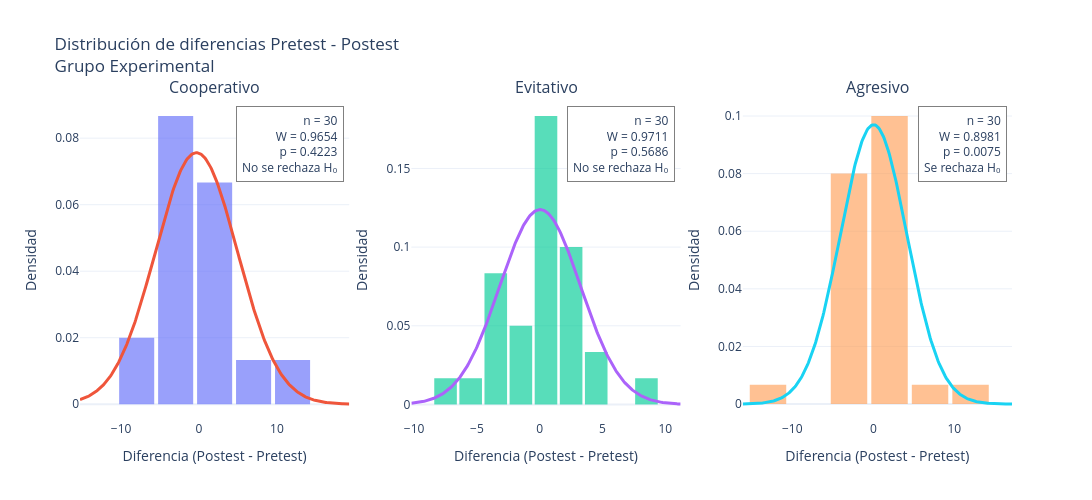

Here is the notebook cell this chart was saved with:
### Code cell
# Filtrar grupo Experimental
experimental = tabla_datos[
    tabla_datos['Grupo'] == 'experimental'
].copy()

# Crear subgráficos
fig = make_subplots(
    rows=1,
    cols=3,
    subplot_titles=[
        estilo.capitalize() for estilo in estilos
    ]
)

# Recorrer estilos
for i, estilo in enumerate(estilos):

    columna = i + 1

    # Filtrar estilo
    datos_estilo = experimental[
        experimental['Estilo'] == estilo
    ]

    # Emparejar participantes
    datos_pareados = datos_estilo.pivot(
        index='ID',
        columns='Test',
        values='Puntaje'
    )

    datos_pareados = datos_pareados.reindex(
        columns=['pretest', 'postest']
    ).dropna()

    # Calcular diferencias
    diferencias = (
        datos_pareados['postest'] -
        datos_pareados['pretest']
    ).to_numpy()

    n = len(diferencias)

    # Verificar datos suficientes
    if n < 3:
        continue

    # Estadísticos
    media = np.mean(diferencias)
    desviacion = np.std(diferencias, ddof=1)

    # Shapiro-Wilk
    resultado = shapiro(diferencias)

    W = resultado.statistic
    pvalue = resultado.pvalue

    # Histograma
    fig.add_trace(
        go.Histogram(
            x=diferencias,
            histnorm='probability density',
            nbinsx=10,
            name='Diferencias',
            showlegend=(i == 0),
            opacity=0.65,
            hovertemplate=(
                'Diferencia: %{x}<br>'
                'Densidad: %{y:.4f}'
                '<extra></extra>'
            )
        ),
        row=1,
        col=columna
    )

    # Curva normal
    if desviacion > 0:

        x_normal = np.linspace(
            diferencias.min() - desviacion,
            diferencias.max() + desviacion,
            300
        )

        y_normal = norm.pdf(
            x_normal,
            loc=media,
            scale=desviacion
        )

        fig.add_trace(
            go.Scatter(
                x=x_normal,
                y=y_normal,
                mode='lines',
                name='Distribución normal',
                showlegend=(i == 0),
                line=dict(width=3),
                hovertemplate=(
                    'Diferencia: %{x:.2f}<br>'
                    'Densidad normal: %{y:.4f}'
                    '<extra></extra>'
                )
            ),
            row=1,
            col=columna
        )

    # Resultado de normalidad
    if pvalue > 0.05:
        decision = 'No se rechaza H₀'
    else:
        decision = 'Se rechaza H₀'

    fig.add_annotation(
        x=0.98,
        y=0.98,
        xref=f'x{"" if i == 0 else i+1} domain',
        yref=f'y{"" if i == 0 else i+1} domain',
        text=(
            f'n = {n}<br>'
            f'W = {W:.4f}<br>'
            f'p = {pvalue:.4f}<br>'
            f'{decision}'
        ),
        showarrow=False,
        align='right',
        bgcolor='white',
        bordercolor='gray',
        borderwidth=1,
        borderpad=5
    )

# Configuración general
fig.update_layout(
    title='Distribución de diferencias Pretest - Postest<br>Grupo Experimental',
    height=500,
    width=1200,
    template='plotly_white',
    barmode='overlay',
    bargap=0.1,
    showlegend=False
)

# Configurar ejes
fig.update_xaxes(
    title_text='Diferencia (Postest - Pretest)'
)

fig.update_yaxes(
    title_text='Densidad'
)

fig.show()

### Figure 1 — Plotly figure (JSON) as saved in the notebook; plotly's stock layout.template omitted (floating-point values rounded to 4 significant figures; data arrays with more than 128 entries replaced by an {"elided": "..."} marker saying what was removed)
{"data": [{"histnorm": "probability density", "hovertemplate": "Diferencia: %{x}<br>Densidad: %{y:.4f}<extra></extra>", "name": "Diferencias", "nbinsx": 10, "opacity": 0.65, "showlegend": true, "type": "histogram", "x": [0, 10, -10, -2, -3, -3, -9, 14, 2, 0, -6, 3, -5, -1, 4, -2, -5, 4, -3, -1, -5, 2, 6, 0, 1, -4, -3, 7, 3, -4], "xaxis": "x", "yaxis": "y"}, {"hovertemplate": "Diferencia: %{x:.2f}<br>Densidad normal: %{y:.4f}<extra></extra>", "line": {"width": 3}, "mode": "lines", "name": "Distribución normal", "showlegend": true, "type": "scatter", "x": {"elided": "300 float values"}, "xaxis": "x", "y": {"elided": "300 float values"}, "yaxis": "y"}, {"histnorm": "probability density", "hovertemplate": "Diferencia: %{x}<br>Densidad: %{y:.4f}<extra></extra>", "name": "Diferencias", "nbinsx": 10, "opacity": 0.65, "showlegend": false, "type": "histogram", "x": [1, 1, -1, 3, -2, 5, 0, 8, -3, -3, -6, 1, 0, 0, 0, 0, -7, -3, 0, 2, 0, -1, 5, 0, 2, -4, 2, 2, 3, -4], "xaxis": "x2", "yaxis": "y2"}, {"hovertemplate": "Diferencia: %{x:.2f}<br>Densidad normal: %{y:.4f}<extra></extra>", "line": {"width": 3}, "mode": "lines", "name": "Distribución normal", "showlegend": false, "type": "scatter", "x": {"elided": "300 float values"}, "xaxis": "x2", "y": {"elided": "300 float values"}, "yaxis": "y2"}, {"histnorm": "probability density", "hovertemplate": "Diferencia: %{x}<br>Densidad: %{y:.4f}<extra></extra>", "name": "Diferencias", "nbinsx": 10, "opacity": 0.65, "showlegend": false, "type": "histogram", "x": [-3, 4, 3, -3, -5, -1, 2, 13, -12, -1, -1, 0, 1, -3, -2, 1, 4, 0, 0, -2, 5, 0, 0, -4, -1, -1, 0, 4, 0, 3], "xaxis": "x3", "yaxis": "y3"}, {"hovertemplate": "Diferencia: %{x:.2f}<br>Densidad normal: %{y:.4f}<extra></extra>", "line": {"width": 3}, "mode": "lines", "name": "Distribución normal", "showlegend": false, "type": "scatter", "x": {"elided": "300 float values"}, "xaxis": "x3", "y": {"elided": "300 float values"}, "yaxis": "y3"}], "layout": {"annotations": [{"font": {"size": 16}, "showarrow": false, "text": "Cooperativo", "x": 0.1444, "xanchor": "center", "xref": "paper", "y": 1, "yanchor": "bottom", "yref": "paper"}, {"font": {"size": 16}, "showarrow": false, "text": "Evitativo", "x": 0.5, "xanchor": "center", "xref": "paper", "y": 1, "yanchor": "bottom", "yref": "paper"}, {"font": {"size": 16}, "showarrow": false, "text": "Agresivo", "x": 0.8556, "xanchor": "center", "xref": "paper", "y": 1, "yanchor": "bottom", "yref": "paper"}, {"align": "right", "bgcolor": "white", "bordercolor": "gray", "borderpad": 5, "borderwidth": 1, "showarrow": false, "text": "n = 30<br>W = 0.9654<br>p = 0.4223<br>No se rechaza H₀", "x": 0.98, "xref": "x domain", "y": 0.98, "yref": "y domain"}, {"align": "right", "bgcolor": "white", "bordercolor": "gray", "borderpad": 5, "borderwidth": 1, "showarrow": false, "text": "n = 30<br>W = 0.9711<br>p = 0.5686<br>No se rechaza H₀", "x": 0.98, "xref": "x2 domain", "y": 0.98, "yref": "y2 domain"}, {"align": "right", "bgcolor": "white", "bordercolor": "gray", "borderpad": 5, "borderwidth": 1, "showarrow": false, "text": "n = 30<br>W = 0.8981<br>p = 0.0075<br>Se rechaza H₀", "x": 0.98, "xref": "x3 domain", "y": 0.98, "yref": "y3 domain"}], "bargap": 0.1, "barmode": "overlay", "height": 500, "showlegend": false, "title": {"text": "Distribución de diferencias Pretest - Postest<br>Grupo Experimental"}, "width": 1200, "xaxis": {"anchor": "y", "domain": [0, 0.2889], "title": {"text": "Diferencia (Postest - Pretest)"}}, "xaxis2": {"anchor": "y2", "domain": [0.3556, 0.6444], "title": {"text": "Diferencia (Postest - Pretest)"}}, "xaxis3": {"anchor": "y3", "domain": [0.7111, 1], "title": {"text": "Diferencia (Postest - Pretest)"}}, "yaxis": {"anchor": "x", "domain": [0, 1], "title": {"text": "Densidad"}}, "yaxis2": {"anchor": "x2", "domain": [0, 1], "title": {"text": "Densidad"}}, "yaxis3": {"anchor": "x3", "domain": [0, 1], "title": {"text": "Densidad"}}}}
